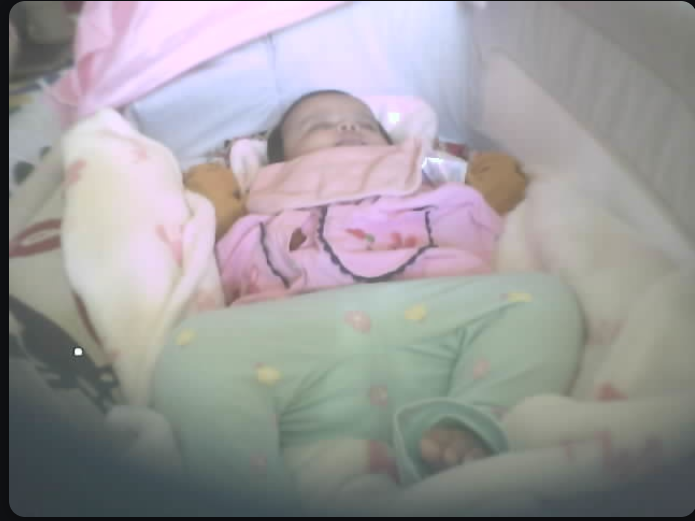
#> input picture test_frames/test.png, 695 x 521 px, found by its file name
$ python facedetector_test.py
#> lines starting #> are read from the running program, lines starting #| are printed output that depends on the picture
#> in main, image is the input picture: shape (521, 695, 3); mean B, G, R 156.4, 154.8, 156.9
#| Image size: 695x521
import cv2
import numpy as np
import sys

IMAGE_PATH = sys.argv[1] if len(sys.argv) > 1 else "test_frames/test.png"


def enhance_contrast(image: np.ndarray) -> np.ndarray:
    lab = cv2.cvtColor(image, cv2.COLOR_BGR2LAB)
#> lab: shape (521, 695, 3); mean of channels 0, 1, 2 162.3, 129, 127.6
    l_factor, a, b = cv2.split(lab)
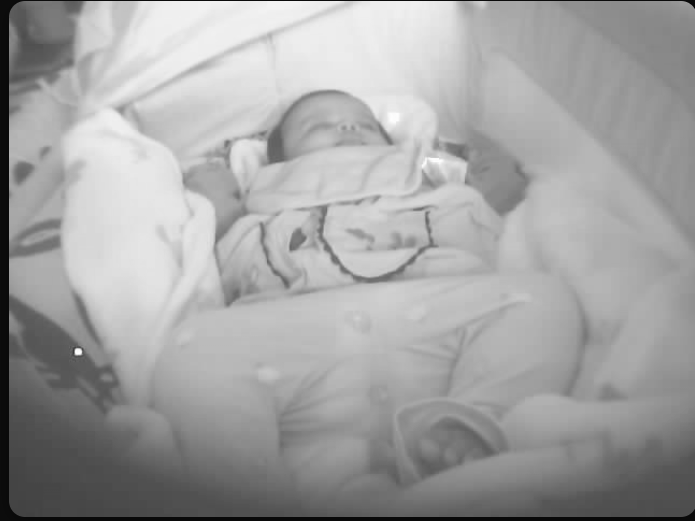
#> l_factor: shape (521, 695); min 9, max 254, mean 162.3
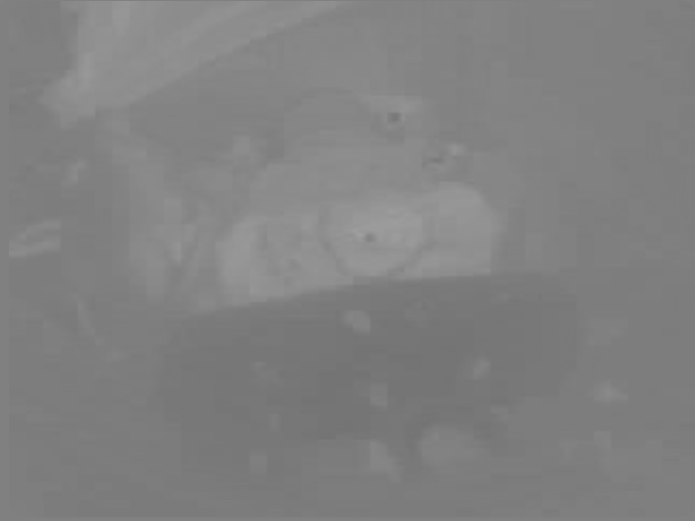
#> a: shape (521, 695); min 115, max 159, mean 129
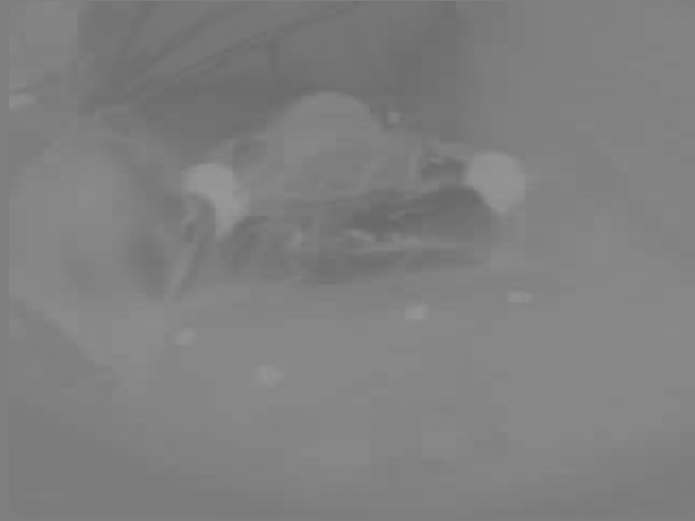
#> b: shape (521, 695); min 102, max 153, mean 127.6

    clahe = cv2.createCLAHE(clipLimit=2.0, tileGridSize=(8, 8))
    l_enhanced = clahe.apply(l_factor)
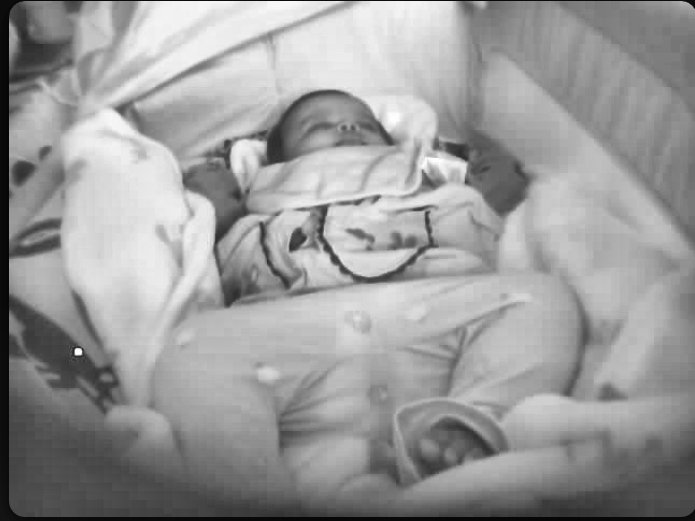
#> l_enhanced: shape (521, 695); min 7, max 254, mean 154.3

    enhanced_lab = cv2.merge((l_enhanced, a, b))
#> enhanced_lab: shape (521, 695, 3); mean of channels 0, 1, 2 154.3, 129, 127.6
    return cv2.cvtColor(enhanced_lab, cv2.COLOR_LAB2BGR)
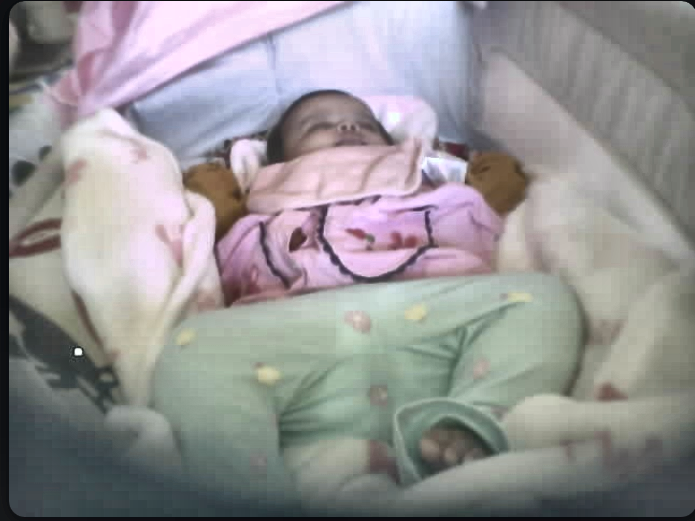
#> returned value: shape (521, 695, 3); mean B, G, R 148.5, 147, 148.9


def draw_and_save(image: np.ndarray, detections: list, output_path: str):
    annotated = image.copy()
    for x, y, w, h, score in detections:
        cv2.rectangle(annotated, (x, y), (x + w, y + h), (0, 255, 0), 2)
        cv2.putText(annotated, f"{score:.3f}", (x, max(y - 8, 12)),
                    cv2.FONT_HERSHEY_SIMPLEX, 0.6, (0, 255, 0), 2)
    cv2.imwrite(output_path, annotated)
    print(f"Saved annotated image to {output_path}")


def test_yunet(image: np.ndarray):
    h, w = image.shape[:2]
#> h = 521; w = 695
#> (the run stopped early here; a loop or call above may not have finished)
